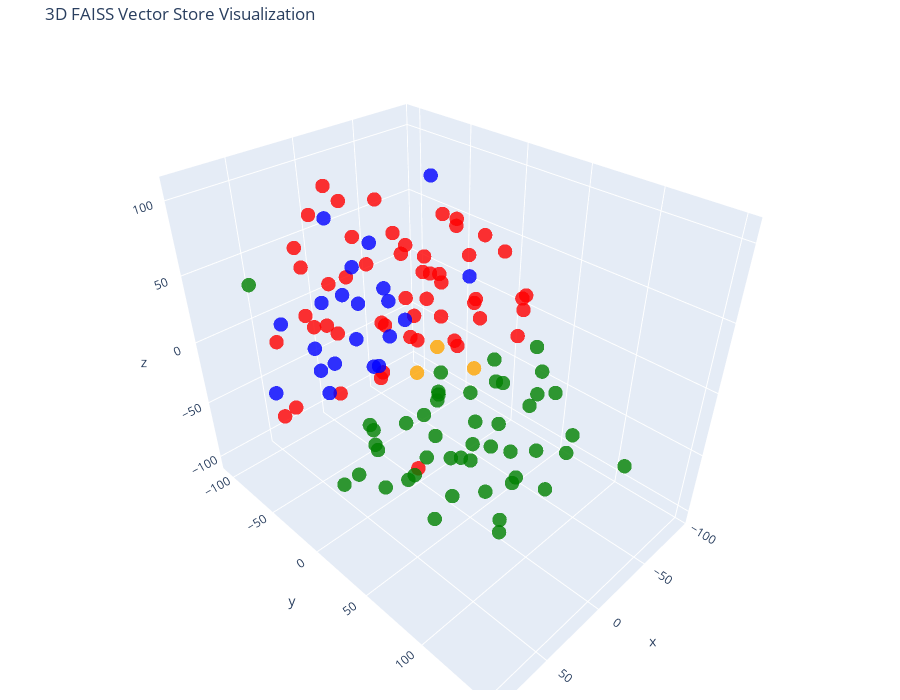

Write notebook code for a chart like this one.
### Code cell
# Let's try 3D!

tsne = TSNE(n_components=3, random_state=42)
reduced_vectors = tsne.fit_transform(vectors)

# Create the 3D scatter plot
fig = go.Figure(data=[go.Scatter3d(
    x=reduced_vectors[:, 0],
    y=reduced_vectors[:, 1],
    z=reduced_vectors[:, 2],
    mode='markers',
    marker=dict(size=5, color=colors, opacity=0.8),
    text=[f"Type: {t}<br>Text: {d[:100]}..." for t, d in zip(doc_types, documents)],
    hoverinfo='text'
)])

fig.update_layout(
    title='3D FAISS Vector Store Visualization',
    scene=dict(xaxis_title='x', yaxis_title='y', zaxis_title='z'),
    width=900,
    height=700,
    margin=dict(r=20, b=10, l=10, t=40)
)

fig.show()

### Figure 1 — Plotly figure (JSON) as saved in the notebook; plotly's stock layout.template omitted (floating-point values rounded to 4 significant figures)
{"data": [{"hoverinfo": "text", "marker": {"color": ["orange", "orange", "orange", "red", "red", "red", "red", "red", "red", "red", "red", "red", "red", "red", "red", "red", "red", "red", "red", "red", "red", "red", "red", "red", "red", "red", "red", "red", "red", "red", "red", "red", "red", "red", "red", "red", "red", "red", "red", "red", "red", "red", "red", "red", "red", "red", "red", "red", "red", "red", "red", "red", "red", "red", "red", "green", "green", "green", "green", "green", "green", "green", "green", "green", "green", "green", "green", "green", "green", "green", "green", "green", "green", "green", "green", "green", "green", "green", "green", "green", "green", "green", "green", "green", "green", "green", "green", "green", "green", "green", "green", "green", "green", "green", "green", "green", "green", "green", "green", "green", "green", "green", "blue", "blue", "blue", "blue", "blue", "blue", "blue", "blue", "blue", "blue", "blue", "blue", "blue", "blue", "blue", "blue", "blue", "blue", "blue", "blue", "blue"], "opacity": 0.8, "size": 5}, "mode": "markers", "text": ["Type: company<br>Text: # About Insurellm\n\nInsurellm was founded by Avery Lancaster in 2015 as an insurance tech startup des...", "Type: company<br>Text: # Careers at Insurellm\n\nInsurellm is hiring! We are looking for talented software engineers, data sc...", "Type: company<br>Text: # Overview of Insurellm\n\nInsurellm is an innovative insurance tech firm with 200 employees across th...", "Type: contracts<br>Text: # Contract with Apex Reinsurance for Rellm: AI-Powered Enterprise Reinsurance Solution\n\n## Terms\n\n1....", "Type: contracts<br>Text: ## Renewal\n\n1. **Automatic Renewal**: This Agreement will automatically renew for successive one-yea...", "Type: contracts<br>Text: 2. **Seamless Integrations**: The architecture of Rellm allows for easy integration with existing sy...", "Type: contracts<br>Text: 1. **Technical Support**: Provider shall offer dedicated technical support to the Client via phone, ...", "Type: contracts<br>Text: **Insurellm, Inc.**  \n_____________________________  \nAuthorized Signature   \nDate: ________________...", "Type: contracts<br>Text: # Contract with Belvedere Insurance for Markellm\n\n## Terms\nThis Contract (\"Agreement\") is made and e...", "Type: contracts<br>Text: ## Renewal\n1. **Renewal Terms**: This Agreement may be renewed for additional one-year terms upon mu...", "Type: contracts<br>Text: ## Features\n1. **AI-Powered Matching**: Belvedere Insurance will benefit from Markellm's AI-powered ...", "Type: contracts<br>Text: ## Support\n1. **Technical Support**: Technical support will be available from 9 AM to 7 PM EST, Mond...", "Type: contracts<br>Text: **Belvedere Insurance**  \nSignature: ______________________  \nName: [Authorized Signatory]  \nTitle: ...", "Type: contracts<br>Text: # Contract with BrightWay Solutions for Markellm\n\n**Contract Date:** October 5, 2023  \n**Contract ID...", "Type: contracts<br>Text: 3. **Service Level Agreement (SLA):**  \n   Insurellm commits to a 99.9% uptime for the platform with...", "Type: contracts<br>Text: 2. **Real-Time Quote Availability:**  \n   Consumers sourced via BrightWay Solutions will receive rea...", "Type: contracts<br>Text: 3. **Training and Onboarding:**  \n   Insurellm agrees to provide one free training session on how to...", "Type: contracts<br>Text: # Contract with EverGuard Insurance for Rellm: AI-Powered Enterprise Reinsurance Solution\n\n**Contrac...", "Type: contracts<br>Text: 4. **Usage Rights**: EverGuard Insurance is granted a non-exclusive, non-transferable license to acc...", "Type: contracts<br>Text: 1. **Core Functionality**: Rellm provides EverGuard Insurance with advanced AI-driven analytics, sea...", "Type: contracts<br>Text: 1. **Customer Support**: Insurellm will provide EverGuard Insurance with 24/7 customer support, incl...", "Type: contracts<br>Text: ---\n\n**Signatures**  \n**For Insurellm**: __________________________  \n**Name**: John Smith  \n**Title...", "Type: contracts<br>Text: # Contract with GreenField Holdings for Markellm\n\n**Effective Date:** November 15, 2023  \n**Contract...", "Type: contracts<br>Text: ## Renewal\n1. **Automatic Renewal**: This contract will automatically renew for sequential one-year ...", "Type: contracts<br>Text: ## Features\n1. **AI-Powered Matching**: Access to advanced algorithms that connect GreenField Holdin...", "Type: contracts<br>Text: ## Support\n1. **Customer Support Access**: The Client will have access to dedicated support through ...", "Type: contracts<br>Text: **Signatures:**  \n_________________________                           _________________________  \n**...", "Type: contracts<br>Text: # Contract with Greenstone Insurance for Homellm\n\n---\n\n## Terms\n\n1. **Parties**: This Contract (\"Agr...", "Type: contracts<br>Text: 4. **Payment Terms**: \n   - The Customer shall pay an amount of $10,000 per month for the Standard T...", "Type: contracts<br>Text: ---\n\n## Features\n\n- **AI-Powered Risk Assessment**: Customer will have access to enhanced risk evalu...", "Type: contracts<br>Text: - **Customer Portal**: A dedicated portal will be provided, allowing the Customer's clients to manag...", "Type: contracts<br>Text: ______________________________  \n[Name], [Title]  \nDate: ______________________\n\n**For Greenstone In...", "Type: contracts<br>Text: # Contract with GreenValley Insurance for Homellm\n\n**Contract Date:** October 6, 2023  \n**Contract N...", "Type: contracts<br>Text: 4. **Confidentiality:** Both parties agree to maintain the confidentiality of proprietary informatio...", "Type: contracts<br>Text: 1. **AI-Powered Risk Assessment:** Access to advanced AI algorithms for real-time risk evaluations.\n...", "Type: contracts<br>Text: 3. **Regular Updates:** Insurellm will offer ongoing updates and enhancements to the Homellm platfor...", "Type: contracts<br>Text: # Contract with Pinnacle Insurance Co. for Homellm\n\n## Terms\nThis contract (\"Contract\") is entered i...", "Type: contracts<br>Text: ## Renewal\n1. **Renewal Terms**: At the end of the initial term, this Contract shall automatically r...", "Type: contracts<br>Text: ## Features\n1. **AI-Powered Risk Assessment**: Utilized for tailored underwriting decisions specific...", "Type: contracts<br>Text: ## Support\n1. **Technical Support**: Insurellm shall provide 24/7 technical support via an email and...", "Type: contracts<br>Text: # Contract with Roadway Insurance Inc. for Carllm\n\n---\n\n## Terms\n\n1. **Agreement Effective Date**: T...", "Type: contracts<br>Text: ---\n\n## Renewal\n\n1. **Automatic Renewal**: This agreement will automatically renew for an additional...", "Type: contracts<br>Text: ---\n\n## Features\n\n1. **Access to Core Features**: Roadway Insurance Inc. will have access to all Pro...", "Type: contracts<br>Text: ---\n\n## Support\n\n1. **Technical Support**: Roadway Insurance Inc. will receive priority technical su...", "Type: contracts<br>Text: # Contract with Stellar Insurance Co. for Rellm\n\n## Terms\nThis contract is made between **Insurellm*...", "Type: contracts<br>Text: ### Termination\nEither party may terminate this agreement with a **30-day written notice**. In the e...", "Type: contracts<br>Text: ## Features\nStellar Insurance Co. will receive access to the following features of the Rellm product...", "Type: contracts<br>Text: ## Support\nInsurellm provides Stellar Insurance Co. with the following support services:\n\n- **24/7 T...", "Type: contracts<br>Text: # Contract with TechDrive Insurance for Carllm\n\n**Contract Date:** October 1, 2024  \n**Contract Dura...", "Type: contracts<br>Text: ## Renewal\n\n1. **Automatic Renewal**: This contract shall automatically renew for additional one-yea...", "Type: contracts<br>Text: ## Support\n\n1. **Customer Support**: Insurellm will provide 24/7 customer support to TechDrive Insur...", "Type: contracts<br>Text: **TechDrive Insurance Representative:**  \nName: Sarah Johnson  \nTitle: Operations Director  \nDate: _...", "Type: contracts<br>Text: # Contract with Velocity Auto Solutions for Carllm\n\n**Contract Date:** October 1, 2023  \n**Contract ...", "Type: contracts<br>Text: ## Renewal\n\n1. **Automatic Renewal**: This contract will automatically renew for successive 12-month...", "Type: contracts<br>Text: ## Support\n\n1. **Customer Support**: Velocity Auto Solutions will have access to Insurellm’s custome...", "Type: employees<br>Text: # HR Record\n\n# Alex Chen\n\n## Summary\n- **Date of Birth:** March 15, 1990  \n- **Job Title:** Backend ...", "Type: employees<br>Text: ## Annual Performance History\n- **2020:**  \n  - Completed onboarding successfully.  \n  - Met expecta...", "Type: employees<br>Text: ## Compensation History\n- **2020:** Base Salary: $80,000  \n- **2021:** Base Salary Increase to $90,0...", "Type: employees<br>Text: Alex Chen continues to be a vital asset at Insurellm, contributing significantly to innovative backe...", "Type: employees<br>Text: # HR Record\n\n# Alex Harper\n\n## Summary\n- **Date of Birth**: March 15, 1993  \n- **Job Title**: Sales ...", "Type: employees<br>Text: ## Annual Performance History  \n- **2021**:  \n  - **Performance Rating**: 4.5/5  \n  - **Key Achievem...", "Type: employees<br>Text: - **2022**:  \n  - **Base Salary**: $65,000 (Promotion to Senior SDR)  \n  - **Bonus**: $13,000 (20% o...", "Type: employees<br>Text: # HR Record\n\n# Alex Thomson\n\n## Summary\n- **Date of Birth:** March 15, 1995  \n- **Job Title:** Sales...", "Type: employees<br>Text: ## Annual Performance History  \n- **2022** - Rated as \"Exceeds Expectations.\" Alex Thomson achieved ...", "Type: employees<br>Text: ## Other HR Notes\n- Alex Thomson is an active member of the Diversity and Inclusion committee at Ins...", "Type: employees<br>Text: # Avery Lancaster\n\n## Summary\n- **Date of Birth**: March 15, 1985  \n- **Job Title**: Co-Founder & Ch...", "Type: employees<br>Text: - **2010 - 2013**: Business Analyst at Edge Analytics  \n  Prior to joining Innovate, Avery worked as...", "Type: employees<br>Text: - **2018**: **Exceeds Expectations**  \n  Under Avery’s pivoted vision, Insurellm launched two new su...", "Type: employees<br>Text: - **2022**: **Satisfactory**  \n  Avery focused on rebuilding team dynamics and addressing employee c...", "Type: employees<br>Text: ## Compensation History\n- **2015**: $150,000 base salary + Significant equity stake  \n- **2016**: $1...", "Type: employees<br>Text: ## Other HR Notes\n- **Professional Development**: Avery has actively participated in leadership trai...", "Type: employees<br>Text: # HR Record\n\n# Emily Carter\n\n## Summary\n- **Date of Birth:** August 12, 1990  \n- **Job Title:** Acco...", "Type: employees<br>Text: - **2017-2019:** Marketing Intern  \n  - Assisted with market research and campaign development for s...", "Type: employees<br>Text: ## Compensation History\n| Year | Base Salary | Bonus         | Total Compensation |\n|------|--------...", "Type: employees<br>Text: Emily Carter exemplifies the kind of talent that drives Insurellm's success and is an invaluable ass...", "Type: employees<br>Text: # HR Record\n\n# Emily Tran\n\n## Summary\n- **Date of Birth:** March 18, 1991  \n- **Job Title:** Digital...", "Type: employees<br>Text: - **January 2017 - May 2018**: Marketing Intern  \n  - Supported the Marketing team by collaborating ...", "Type: employees<br>Text: - **2021**:  \n  - Performance Rating: Meets Expectations  \n  - Key Achievements: Contributed to the ...", "Type: employees<br>Text: - **Professional Development Goals**:  \n  - Emily Tran aims to become a Marketing Manager within the...", "Type: employees<br>Text: # HR Record\n\n# Jordan Blake\n\n## Summary\n- **Date of Birth:** March 15, 1993  \n- **Job Title:** Sales...", "Type: employees<br>Text: ## Annual Performance History\n- **2021:** First year at Insurellm; achieved 90% of monthly targets. ...", "Type: employees<br>Text: ## Other HR Notes\n- Jordan has shown an interest in continuing education, actively participating in ...", "Type: employees<br>Text: # HR Record\n\n# Jordan K. Bishop\n\n## Summary\n- **Date of Birth:** March 15, 1990\n- **Job Title:** Fro...", "Type: employees<br>Text: ## Annual Performance History\n- **2019:** Exceeds Expectations - Continuously delivered high-quality...", "Type: employees<br>Text: ## Compensation History\n- **June 2018:** Starting Salary - $85,000\n- **June 2019:** Salary Increase ...", "Type: employees<br>Text: ## Other HR Notes\n- Jordan K. Bishop has been an integral part of club initiatives, including the In...", "Type: employees<br>Text: # HR Record\n\n# Maxine Thompson\n\n## Summary\n- **Date of Birth:** January 15, 1991  \n- **Job Title:** ...", "Type: employees<br>Text: ## Insurellm Career Progression\n- **January 2017 - October 2018**: **Junior Data Engineer**  \n  * Ma...", "Type: employees<br>Text: ## Annual Performance History\n- **2017**: *Meets Expectations*  \n  Maxine showed potential in her ro...", "Type: employees<br>Text: - **2021**: *Exceeds Expectations*  \n  Maxine spearheaded the transition to a new data warehousing s...", "Type: employees<br>Text: ## Compensation History\n- **2017**: $70,000 (Junior Data Engineer)  \n- **2018**: $75,000 (Junior Dat...", "Type: employees<br>Text: # HR Record\n\n# Oliver Spencer\n\n## Summary\n- **Date of Birth**: May 14, 1990  \n- **Job Title**: Backe...", "Type: employees<br>Text: ## Annual Performance History\n- **2018**: **3/5** - Adaptable team player but still learning to take...", "Type: employees<br>Text: ## Compensation History\n- **March 2018**: Initial salary of $80,000.\n- **July 2019**: Salary increas...", "Type: employees<br>Text: # Samantha Greene\n\n## Summary\n- **Date of Birth:** October 14, 1990\n- **Job Title:** HR Generalist\n-...", "Type: employees<br>Text: ## Annual Performance History\n- **2020:** Exceeds Expectations  \n  Samantha Greene demonstrated exce...", "Type: employees<br>Text: ## Compensation History\n- **2020:** Base Salary - $55,000  \n  The entry-level salary matched industr...", "Type: employees<br>Text: - **2023:** Base Salary - $70,000  \n  Recognized for substantial improvement in employee relations m...", "Type: employees<br>Text: # HR Record\n\n# Samuel Trenton\n\n## Summary\n- **Date of Birth:** April 12, 1989  \n- **Job Title:** Sen...", "Type: employees<br>Text: ## Annual Performance History\n- **2023:** Rating: 4.5/5  \n  *Samuel exceeded expectations, successfu...", "Type: employees<br>Text: ## Compensation History\n- **2023:** Base Salary: $115,000 + Bonus: $15,000  \n  *Annual bonus based o...", "Type: employees<br>Text: - **Engagement in Company Culture:** Regularly participates in team-building events and contributes ...", "Type: products<br>Text: # Product Summary\n\n# Carllm\n\n## Summary\n\nCarllm is an innovative auto insurance product developed by...", "Type: products<br>Text: - **Instant Quoting**: With Carllm, insurance companies can offer near-instant quotes to customers, ...", "Type: products<br>Text: - **Mobile Integration**: Carllm is designed to work seamlessly with mobile applications, providing ...", "Type: products<br>Text: - **Professional Tier**: $2,500/month\n  - For medium-sized companies.\n  - All Basic Tier features pl...", "Type: products<br>Text: ### Q2 2025: Customer Experience Improvements\n- Launch of a new **mobile app** for end-users.\n- Intr...", "Type: products<br>Text: # Product Summary\n\n# Homellm\n\n## Summary\nHomellm is an innovative home insurance product developed b...", "Type: products<br>Text: ### 2. Dynamic Pricing Model\nWith Homellm's innovative dynamic pricing model, insurance providers ca...", "Type: products<br>Text: ### 5. Multi-Channel Integration\nHomellm seamlessly integrates into existing insurance platforms, pr...", "Type: products<br>Text: - **Basic Tier:** Starting at $5,000/month for small insurers with basic integration features.\n- **S...", "Type: products<br>Text: All tiers include a comprehensive training program and ongoing updates to ensure optimal performance...", "Type: products<br>Text: With Homellm, Insurellm is committed to transforming the landscape of home insurance, ensuring both ...", "Type: products<br>Text: # Product Summary\n\n# Markellm\n\n## Summary\n\nMarkellm is an innovative two-sided marketplace designed ...", "Type: products<br>Text: - **User-Friendly Interface**: Designed with user experience in mind, Markellm features an intuitive...", "Type: products<br>Text: - **Customer Support**: Our dedicated support team is always available to assist both consumers and ...", "Type: products<br>Text: ### For Insurance Companies:\n- **Basic Listing Fee**: $199/month for a featured listing on the platf...", "Type: products<br>Text: ### Q3 2025\n- Initiate a comprehensive marketing campaign targeting both consumers and insurers to i...", "Type: products<br>Text: # Product Summary\n\n# Rellm: AI-Powered Enterprise Reinsurance Solution\n\n## Summary\n\nRellm is an inno...", "Type: products<br>Text: ### Seamless Integrations\nRellm's architecture is designed for effortless integration with existing ...", "Type: products<br>Text: ### Regulatory Compliance Tools\nRellm includes built-in compliance tracking features to help organiz...", "Type: products<br>Text: Join the growing number of organizations leveraging Rellm to enhance their reinsurance processes whi...", "Type: products<br>Text: Experience the future of reinsurance with Rellm, where innovation meets reliability. Let Insurellm h..."], "type": "scatter3d", "x": [30.25, 29.78, 51.03, 3.752, 19.38, 87.8, 62.45, -34.28, -6.439, 4.132, 9.167, 32.4, -31.06, 15.1, 10.91, -9.005, 36.79, -3.04, 15.49, -60.06, -6.904, -26.39, -13.45, -13.79, -11.38, -6.032, -50.0, -3.825, 39.77, 34.96, 46.73, -60.79, 19.77, 12.78, -54.5, 37.45, -24.31, 10.7, 51.85, 1.496, -24.51, -1.495, -59.52, -62.74, -48.74, -51.21, 60.4, -68.53, -34.69, -46.39, -39.56, -56.18, -10.07, 64.05, -13.64, -35.28, 56.35, -15.72, -1.028, -45.79, 9.499, -18.71, -71.37, 26.15, 50.09, -32.62, 2.416, 23.07, 12.27, 17.49, -23.73, -69.12, 40.36, -13.63, 19.21, 23.45, 21.64, 7.605, 2.558, -60.77, 35.51, 72.48, -31.66, 67.85, -3.149, -7.582, -94.43, 13.56, 55.86, 35.22, 8.318, -53.07, 69.47, -28.87, -51.09, -23.99, -19.67, -29.71, -46.38, 53.65, 5.968, -33.91, 64.23, -84.87, -36.06, -23.19, -24.07, 51.69, 59.4, 36.62, 3.726, 19.0, -34.93, 22.68, 22.3, -33.6, -10.68, 0.2205, 49.27, 77.97, 42.42, -18.24, 53.87], "y": [49.44, 77.01, 55.06, 27.18, 3.075, -24.75, -0.5312, 53.93, -15.52, -80.26, -83.9, 1.418, 25.38, -27.57, -105.7, -102.8, -20.09, 41.12, 22.97, -25.1, 43.43, 62.03, 6.88, -89.53, -100.3, -42.07, 46.02, -6.135, -66.58, -70.16, 21.17, 36.15, -7.13, 11.95, -66.74, 11.1, 10.69, -90.07, -82.85, 37.22, -40.31, -61.33, -53.31, -58.68, 11.65, -15.68, -55.66, 11.69, -12.85, -35.69, -18.16, -2.945, -20.77, -18.11, -14.45, 37.4, 23.91, 150.0, 20.44, 32.69, 41.71, 31.56, 47.44, 16.48, -5.768, -14.23, -10.64, -25.01, -35.05, 90.57, -20.31, 15.24, 38.8, 53.98, 39.0, 62.36, 38.46, 38.19, 54.28, 47.08, 51.37, 8.234, 18.07, 36.38, 73.48, 10.33, 24.08, 92.41, 66.62, 82.38, 90.94, 19.94, 45.35, 64.41, 90.98, 105.6, 95.8, 78.82, 63.58, -104.1, 67.84, 86.4, 11.9, -34.53, -73.79, -53.68, -55.04, -38.52, -61.68, -47.89, -53.32, -38.16, -22.01, -59.76, -78.1, -84.23, -76.08, -45.16, -30.99, -48.1, -28.77, -62.1, 49.97], "z": [44.34, 43.45, 40.22, 108.1, 93.95, -14.55, 2.32, 23.79, 70.76, 92.97, -10.96, -0.7517, 25.48, 61.18, 27.72, 7.85, 63.58, 85.86, 75.43, -28.59, 57.07, 57.04, 56.77, 74.46, -34.54, 92.38, 42.78, -105.0, 67.05, 14.37, 20.97, 23.46, 28.44, 40.58, -42.12, 46.32, 90.77, 72.08, -4.446, 25.57, 49.26, 62.11, -4.84, 26.62, 72.22, 68.56, -40.38, 53.78, 34.66, 27.94, 4.074, 14.23, 29.8, 42.09, -1.613, -19.97, -31.07, -9.237, -3.839, -64.98, -90.34, -82.7, -25.24, -81.14, -75.29, -54.75, -61.42, -59.46, -76.44, -81.88, -74.52, -50.64, -52.51, -52.94, -0.3809, -33.8, -31.9, -59.57, -22.35, -49.18, -85.72, -59.64, -37.7, -12.06, -98.95, -35.45, -27.09, -16.19, -10.19, -3.355, -45.65, -19.74, -38.65, -83.7, -43.58, -32.51, -66.84, -50.97, -22.36, 31.52, -70.55, -2.346, 75.95, 11.22, 5.171, 8.224, -22.05, 11.28, 22.38, 34.37, 17.66, 3.429, 105.3, -25.13, -40.65, 38.64, 31.07, -31.62, -20.86, -14.74, 99.92, -48.87, 72.62]}], "layout": {"height": 700, "margin": {"b": 10, "l": 10, "r": 20, "t": 40}, "scene": {"xaxis": {"title": {"text": "x"}}, "yaxis": {"title": {"text": "y"}}, "zaxis": {"title": {"text": "z"}}}, "title": {"text": "3D FAISS Vector Store Visualization"}, "width": 900}}
